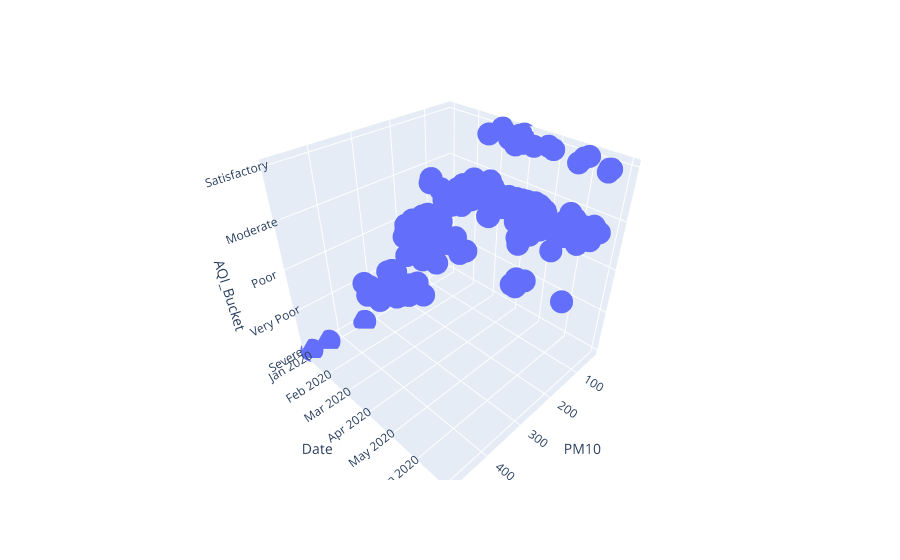

The notebook cell saved with this chart:
### Code cell
fig = px.scatter_3d(aqi_level_20, x= "PM10", y="Date", z="AQI_Bucket")
fig.show()

### Figure 1 — Plotly figure (JSON) as saved in the notebook; plotly's stock layout.template omitted (floating-point values rounded to 4 significant figures; data arrays with more than 128 entries replaced by an {"elided": "..."} marker saying what was removed)
{"data": [{"hovertemplate": "PM10=%{x}<br>Date=%{y}<br>AQI_Bucket=%{z}<extra></extra>", "legendgroup": "", "marker": {"color": "#636efa", "symbol": "circle"}, "mode": "markers", "name": "", "scene": "scene", "showlegend": false, "type": "scatter3d", "x": {"elided": "183 float values"}, "y": {"elided": "183 str values"}, "z": {"elided": "183 str values"}}], "layout": {"legend": {"tracegroupgap": 0}, "margin": {"t": 60}, "scene": {"domain": {"x": [0, 1], "y": [0, 1]}, "xaxis": {"title": {"text": "PM10"}}, "yaxis": {"title": {"text": "Date"}}, "zaxis": {"title": {"text": "AQI_Bucket"}}}}}
